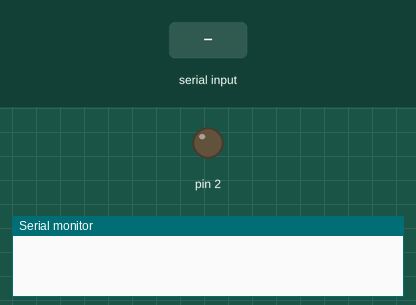
Recording of a sketch running on a simulated Arduino Uno, built with avr-gcc and run on an emulated ATmega328P. Shown: output pins drawn as LEDs (lit = HIGH), the last lines printed to the serial monitor. Inputs (shaded band) come from the test bench.

Above: at 1.2 s.
1.3 s: "1" received over Serial
At 1.8 s:
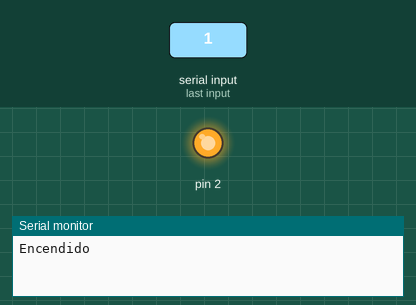
2.8 s: "2" received over Serial
At 4.1 s:
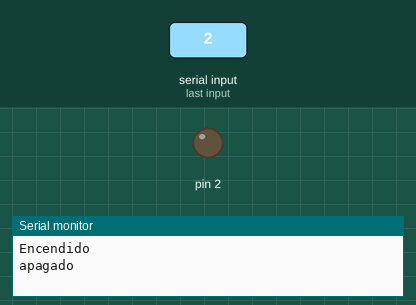
Timing chart, 0 to 5.8 s (numbered marks = the images above; inputs shaded):
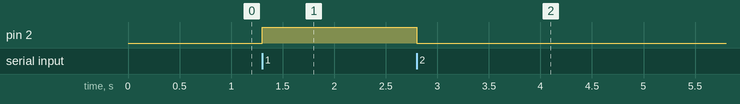

The sketch:

luces.ino
```cpp
int option=0;

void setup(void)
{
  Serial.begin(9600);   // We'll send debugging information via the Serial monitor
  pinMode(2, OUTPUT);
  digitalWrite(2, LOW);
}

void loop(void)
{

  if (Serial.available()>0)
    {
      //leemos la opcion enviada
      option=Serial.read();
      if(option=='1')
      {
        digitalWrite(2, HIGH);
        Serial.println("Encendido");
        option=0;

      }
      if(option=='2')
      {
        digitalWrite(2, LOW);
        Serial.println("apagado");
        option=0;
      }

    }
}
```

Measured:
- after the input at 1.3 s, pin 2: LOW → HIGH at once
- after the input at 2.8 s, pin 2: HIGH → LOW at once
